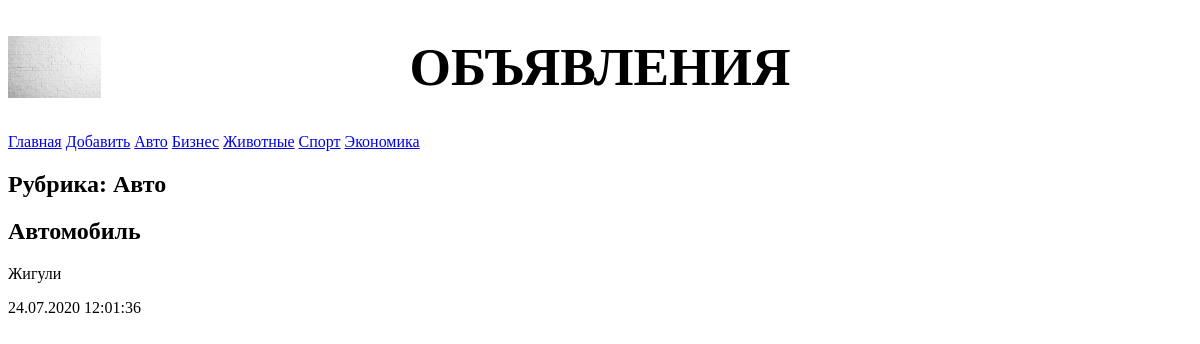
The page /bboard/2/ on the database its author committed.
### bboard/models.py (models this page shows, shortened)
class Rubric(models.Model):
    name = models.CharField(max_length=20, db_index=True, verbose_name='Название')
    visible = models.BooleanField(default=False)
    class Meta:
        verbose_name_plural = 'Рубрики'
        verbose_name = 'Рубрика'
        ordering = ['name']

class Bb(models.Model):
    title = models.CharField(max_length=50, verbose_name='Товар')
    content = models.TextField(null=True, blank=True, verbose_name='Описание')
    price = models.FloatField(null=True, blank=True, verbose_name='Цена')
    published = models.DateTimeField(auto_now_add=True, db_index=True, verbose_name='Опубликовано')
    rubric = models.ForeignKey('Rubric', null=True, on_delete=models.PROTECT, verbose_name='Рубрика',
                               limit_choices_to={'visible': True})
    class Meta:
        verbose_name_plural = 'Объявления'
        verbose_name = 'Объявление'
        ordering = ['-published']

### bboard/views.py (the view)
# urls.py: path('<int:rubric_id>/', by_rubric, name='by_rubric'),
def by_rubric(request, rubric_id):
    bbs = Bb.objects.filter(rubric=rubric_id)
    rubrics = Rubric.objects.all()
    current_rubric = Rubric.objects.get(pk=rubric_id)
    context = {'bbs':bbs, 'rubrics':rubrics, 'current_rubric':current_rubric}
    return render(request, 'bboard/by_rubric.html', context)

### bboard/templates/bboard/by_rubric.html (shortened to what this page needs)
{% extends 'layout/basic.html' %}
{% block content %}
<h2>Рубрика: {{current_rubric.name}}</h2>
    {% for bb in bbs %}
    <div>
        <h2> {{ bb.title }} </h2>
        <p> {{ bb.content }}</p>
        <p> {{ bb.published|date:"d.m.Y H:i:s" }}</p>
    </div>
    {% endfor %}
{% endblock %}

### bboard/templates/layout/basic.html (shortened to what this page needs)
{% load static %}
<!doctype html>
<html>
    <head>
        <link rel="stylesheet" type="text/css"
        href="{% static 'bboard/style.css' %}">
    </head>
    <body>
        <header>
            <h1>Объявления</h1>
        </header>
        <nav>
            <a href="{% url 'index' %}">Главная</a>
            <a href="{% url 'add' %}">Добавить</a>
            {% for rubric in rubrics %}
                <a href="{% url 'by_rubric' rubric.pk %}">{{ rubric.name }}</a>
            {% endfor %}
        </nav>
        <section>
            {% block content %}
            {% endblock %}
        </section>
    </body>
</html>

### bboard/static/bboard/style.css (style rules this page uses)
header h1 { font-size: 40pt; text-transform: uppercase; text-align: center; background: url("bg.jpeg") left / auto 100% no-repeat; }
nav { list-style-type: none; margin: 0; padding: 0; }
section { margin-left: 300рх; }

### rows shown on the page
Rubric: name "Авто"
Rubric: name "Бизнес"
Rubric: name "Животные"
Rubric: name "Спорт"
Rubric: name "Экономика"
Bb: title "Автомобиль", content "Жигули", published "24.07.2020 12:01:36"
